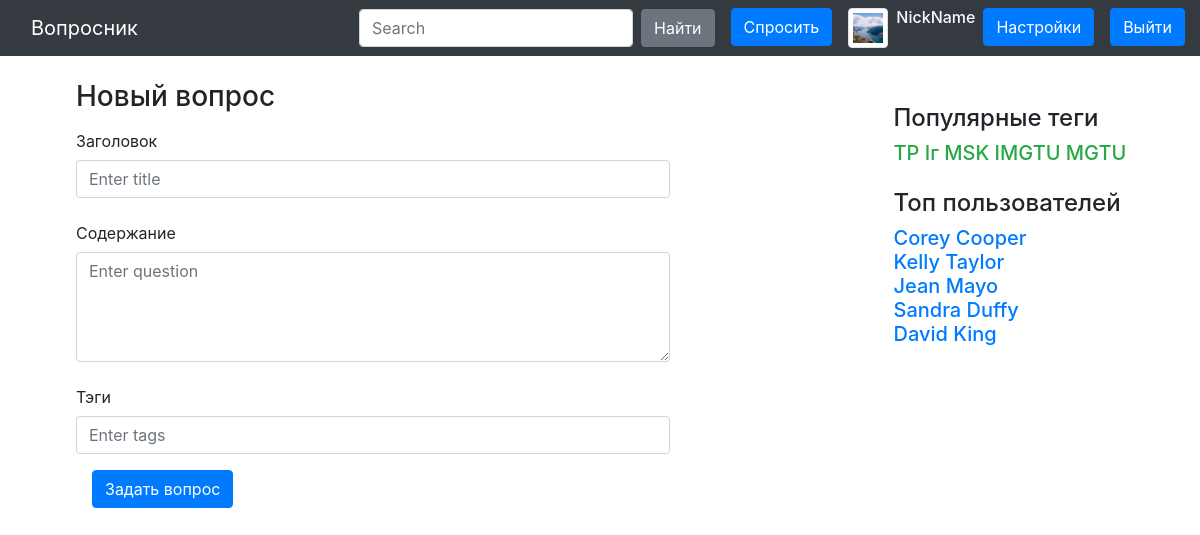
The page /ask/ (signed in) on the database its author committed.
### app/models.py (models this page shows)
class Tag(models.Model):
    text = models.CharField(max_length=100)
    objects = TManager()

class myUser(User):
    avatar = models.FileField(upload_to='uploads/', default='IMG_4016.jpg')
    objects = myUManager()

### app/views.py (the view)
# urls.py: path('ask/', views.ask, name='ask'),
@login_required
def ask(request):
    return render(request, 'ask.html', {
        'best_user': myUser.objects.best(),
        'best_tag': Tag.objects.best(),
    })

### app/models.py (called while the page is built)
    def best(self, n=5):
        return myUser.objects.annotate(active=models.Count('asking')).order_by("-active")[:n]

    def best(self, n=5):
        return Tag.objects.annotate(active=models.Count('tagn')).order_by("-active")[:n]

### templates/ask.html
{% extends 'base.html' %}
{% block content %}
<h3>Новый вопрос</h3>
<form class="needs-validation" novalidate>
    <div class="form-group row">
        <label class="col-sm-3 mr-1 col-form-label">Заголовок</label>
        <div class="col-sm-9">
            <input class="form-control" id="exampleInputTitle1" placeholder="Enter title"
                   maxlength="100" required>
        </div>
    </div>
    <div class="form-group row">
        <label class="col-sm-4 col-form-label">Содержание</label>
        <div class="col-sm-9">
            <textarea class="form-control" id="exampleInputQuestion1" rows="4"
                      placeholder="Enter question"
                      maxlength="1000" required></textarea>
        </div>
    </div>
    <div class="form-group row">
        <label class="col-sm-4 col-form-label">Тэги</label>
        <div class="col-sm-9">
            <input class="form-control" id="exampleInputTag1" placeholder="Enter tags" maxlength="100"
                   required>
        </div>
    </div>
    <button type="submit" class="btn btn-primary mx-3">Задать вопрос</button>
</form>
{% endblock content %}

### templates/inc/right_menu.html
<div class="col-3">
    <div class="row mt-4">
        <h4>Популярные теги </h4>
        <h5>
            <p>
                {% for us in best_tag %}
                <a href="{% url 'tag' tag_name=us.text %}" class="text-success">{{us.text}} </a>
                {% endfor %}
            </p>
        </h5>
    </div>
    <div class="row">
        <h4>Топ пользователей </h4> <br>
        <h5>
            <p>
                {% for us in best_user %}
                <a href="#">{{us.username}}<br /> </a>
                {% endfor %}
            </p>
        </h5>
    </div>
</div>

### rows shown on the page
Tag: text "TP"
Tag: text "Iг"
Tag: text "MSK"
Tag: text "IMGTU"
Tag: text "MGTU"
myUser: username "Corey Cooper"
myUser: username "Kelly Taylor"
myUser: username "Jean Mayo"
myUser: username "Sandra Duffy"
myUser: username "David King"
